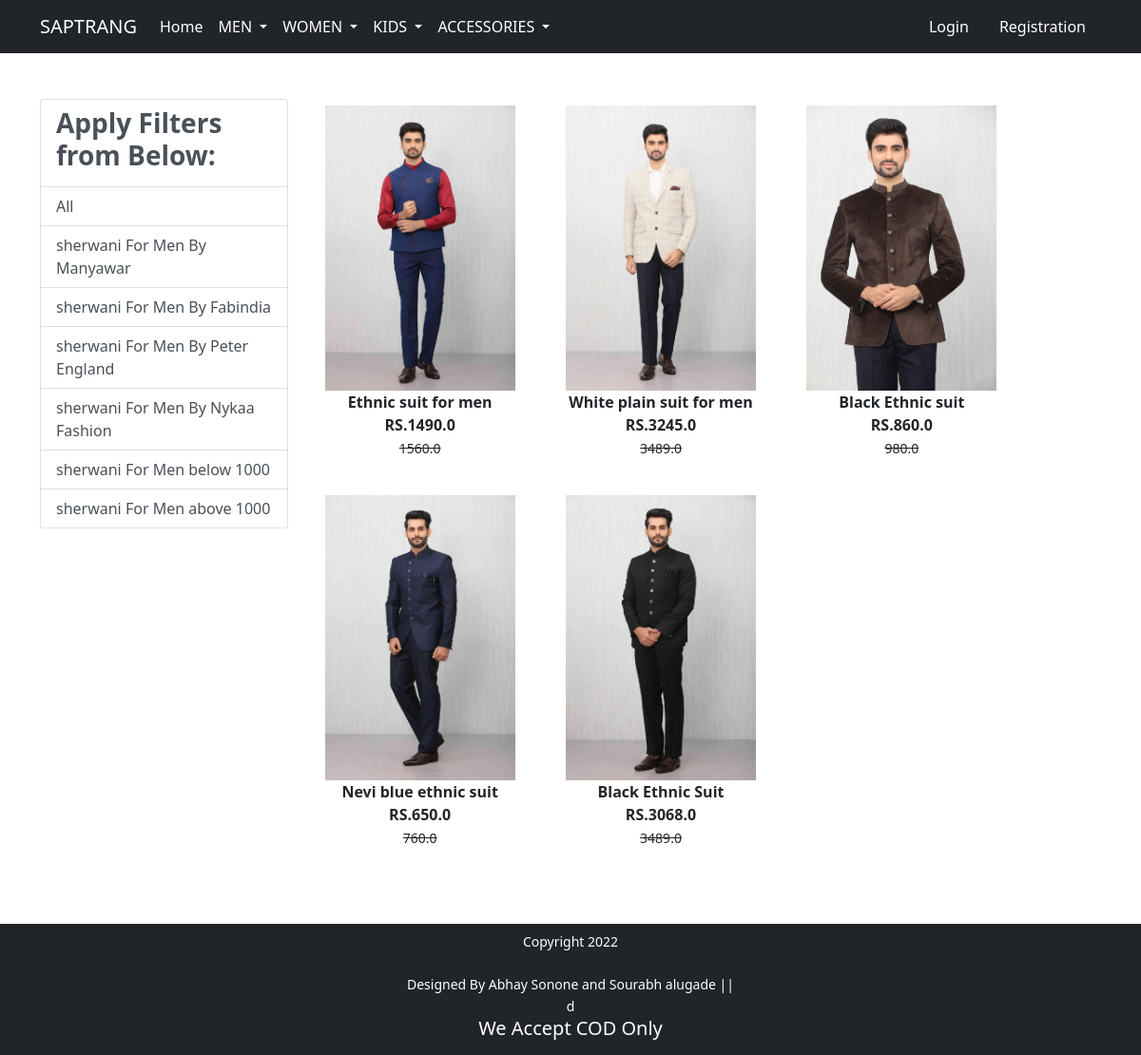
Page /suit/ on the committed database.
### app/models.py (models this page shows, shortened)
class Product(models.Model):
    title =models.CharField(max_length=100)
    selling_price =models.FloatField()
    discounted_price = models.FloatField()
    description = models.TextField()
    brand = models.CharField(max_length=100)
    category= models.CharField(choices=CATEGORY_CHOICES,max_length=5)
    product_image = models.ImageField(upload_to ="productimg")

### app/views.py (the view)
# urls.py: path('suit/', views.suit, name='suit'),
def suit(request, data=None):
    totalitem=0
    if data == None:
        suit = Product.objects.filter(category='ms')
    elif data=='Manyawar' or data=='Fabindia':
        suit = Product.objects.filter(category='ms').filter(brand=data)
    elif data=='Peter_England' or data=='Nykaa_Fashion':
        suit = Product.objects.filter(category='ms').filter(brand=data)
    elif data=='below':
        suit=Product.objects.filter(category='ms').filter(discounted_price__lt=1000)
    elif data=='above':
        suit=Product.objects.filter(category='ms').filter(discounted_price__gt=1000)
    if request.user.is_authenticated:
         totalitem= len(Cart.objects.filter(user=request.user))
    return render(request, 'app/suit.html',{'suit':suit,'totalitem':totalitem})

### app/templates/app/suit.html (shortened to what this page needs)
{% extends 'app/base.html' %}
{% load static %}
{% block main-content %}
<div class="container my-5">
 <div class="row">
  <div class="col-sm-3">
    <div class="list-group">
        <a href="#" class="list-group-item
         list-group-item-action" aria-current="true" ><h3 class="fw-bold">Apply Filters from Below:</h3></a>
        <a href="{% url 'suit' %}" class="list-group-item
         list-group-item-action" aria-current="true">All</a>
         <a href="{% url 'suitdata' 'Manyawar' %}" class="list-group-item
         list-group-item-action" aria-current="true">sherwani For Men By Manyawar</a>
         <a href="{% url 'suitdata' 'Fabindia' %}" class="list-group-item
         list-group-item-action" aria-current="true">sherwani For Men By Fabindia</a>
         <a href="{% url 'suitdata' 'Peter_England' %}" class="list-group-item
         list-group-item-action" aria-current="true">sherwani For Men By Peter England</a>
         <a href="{% url 'suitdata' 'Nykaa_Fashion' %}" class="list-group-item
         list-group-item-action" aria-current="true">sherwani For Men By Nykaa Fashion</a>
         <a href="{% url 'suitdata' 'below' %}" class="list-group-item
         list-group-item-action" aria-current="true">sherwani For Men below 1000</a>
         <a href="{% url 'suitdata' 'above' %}" class="list-group-item
         list-group-item-action" aria-current="true">sherwani For Men above 1000</a>
    </div>
  </div>
  <div class="col-sm-8">
      <div class="row">
          {% for product in suit %}
           <div class="col-sm-4 text-center mb-4">
               <a href="{% url 'product-detail' product.id %}" class="btn">
                   <div class="item">
                       <img src="{{product.product_image.url}}" alt="" height="300" class="">
                       <div class="fw-bold">{{product.description}}</div>
                       <div class="fw-bold">RS.{{product.discounted_price}}</div>
                       <small class="fw-light text-decoration-line-through">{{product.selling_price}}</small>
                   </div>
                </a>
            </div>
            {% endfor %}
        </div>
  </div>
 </div>
</div>
{% endblock main-content %}

### rows in the picture
Product: product_image (picture), description "Ethnic suit for men", discounted_price "1490.0", selling_price "1560.0"
Product: product_image (picture), description "White plain suit for men", discounted_price "3245.0", selling_price "3489.0"
Product: product_image (picture), description "Black Ethnic suit", discounted_price "860.0", selling_price "980.0"
Product: product_image (picture), description "Nevi blue ethnic suit", discounted_price "650.0", selling_price "760.0"
Product: product_image (picture), description "Black Ethnic Suit", discounted_price "3068.0", selling_price "3489.0"
